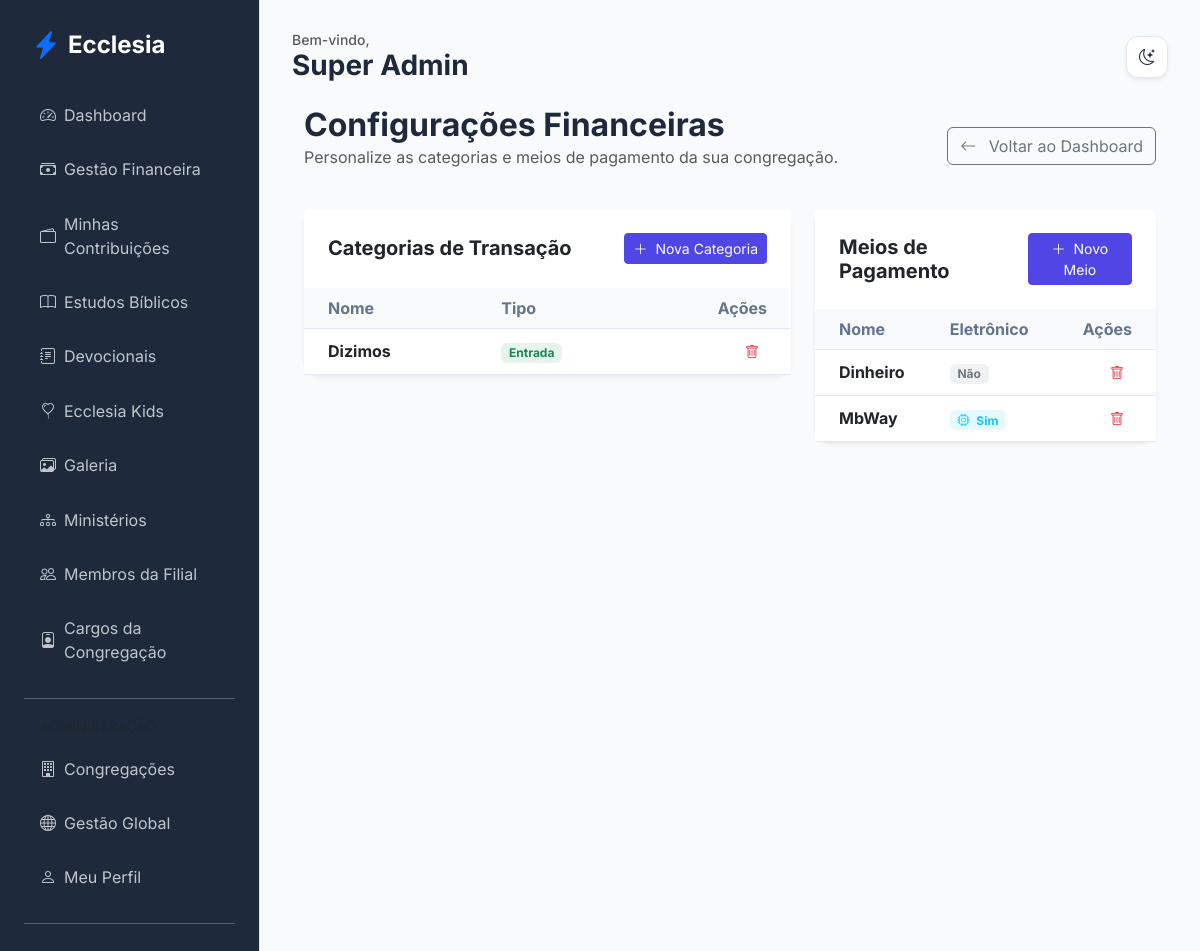
Page /finance/settings (signed in) on the earlier database version.
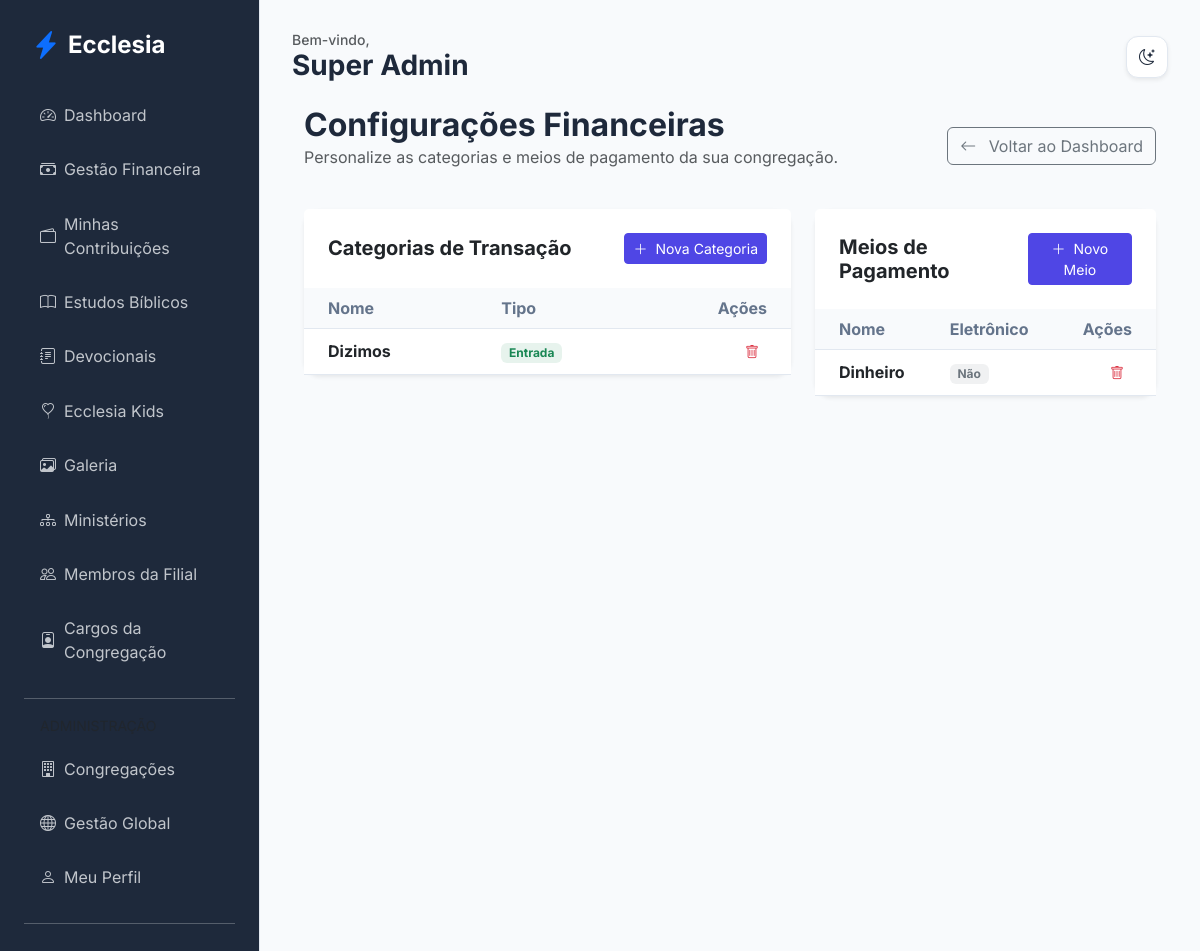
Same page on the later database version.
### app/core/models.py (models this page shows)
class TransactionCategory(db.Model):
    id = db.Column(db.Integer, primary_key=True)
    name = db.Column(db.String(100), nullable=False)
    type = db.Column(db.String(10), nullable=False) # income, expense
    church_id = db.Column(db.Integer, db.ForeignKey('church.id'), nullable=False)
    is_active = db.Column(db.Boolean, default=True)
    church = db.relationship('Church', backref='transaction_categories')

class PaymentMethod(db.Model):
    id = db.Column(db.Integer, primary_key=True)
    name = db.Column(db.String(100), nullable=False)
    is_electronic = db.Column(db.Boolean, default=False) # Tag para lógica fiscal
    church_id = db.Column(db.Integer, db.ForeignKey('church.id'), nullable=False)
    is_active = db.Column(db.Boolean, default=True)
    church = db.relationship('Church', backref='payment_methods')

### app/modules/finance/routes.py (the view, shortened to what this page needs)
@finance_bp.route('/settings', methods=['GET', 'POST'])
@login_required
def manage_settings():
    if not can_manage_finance():
        flash('Acesso negado.', 'danger')
        return redirect(url_for('finance.dashboard'))
    categories = TransactionCategory.query.filter_by(church_id=current_user.church_id, is_active=True).all()
    payment_methods = PaymentMethod.query.filter_by(church_id=current_user.church_id, is_active=True).all()
    return render_template('finance/settings.html', categories=categories, payment_methods=payment_methods)

### app/modules/finance/routes.py (called while the page is built)
def can_manage_finance():
    return current_user.can_manage_finance or (current_user.church_role and current_user.church_role.name in ['Administrador Global', 'Pastor Líder', 'Tesoureiro'])

### app/templates/finance/settings.html (shortened to what the changed rows need)
{% extends "base.html" %}
{% block content %}
<div class="container-fluid">
    <div class="d-flex justify-content-between align-items-center mb-4">
        <div>
            <h2 class="fw-bold mb-0">Configurações Financeiras</h2>
        </div>
    </div>
    <div class="row g-4">
        <div class="col-lg-7">
            <div class="card border-0 shadow-sm">
                <div class="card-body p-0">
                    <div class="table-responsive">
                        <table class="table table-hover align-middle mb-0">
                            <thead class="bg-light">
                                <tr>
                                    <th class="px-4">Nome</th>
                                    <th>Tipo</th>
                                    <th class="text-end px-4">Ações</th>
                                </tr>
                            </thead>
                            <tbody>
                                {% for cat in categories %}
                                <tr>
                                    <td class="px-4 fw-bold">{{ cat.name }}</td>
                                    <td>
                                        <span class="badge bg-{{ 'success' if cat.type == 'income' else 'danger' }} bg-opacity-10 text-{{ 'success' if cat.type == 'income' else 'danger' }}">
                                            {{ 'Entrada' if cat.type == 'income' else 'Saída' }}
                                        </span>
                                    </td>
                                    <td class="text-end px-4">
                                        <form action="{{ url_for('finance.delete_category', id=cat.id) }}" method="POST" class="d-inline">
                                            <button type="submit" class="btn btn-sm btn-outline-danger border-0" onclick="return confirm('Desativar esta categoria?')">
                                                <i class="bi bi-trash"></i>
                                            </button>
                                        </form>
                                    </td>
                                </tr>
                                {% else %}
                                <tr><td colspan="3" class="text-center py-4 text-muted">Nenhuma categoria cadastrada.</td></tr>
                                {% endfor %}
                            </tbody>
                        </table>
                    </div>
                </div>
            </div>
        </div>
        <div class="col-lg-5">
            <div class="card border-0 shadow-sm">
                <div class="card-body p-0">
                    <div class="table-responsive">
                        <table class="table table-hover align-middle mb-0">
                            <thead class="bg-light">
                                <tr>
                                    <th class="px-4">Nome</th>
                                    <th>Eletrônico</th>
                                    <th class="text-end px-4">Ações</th>
                                </tr>
                            </thead>
                            <tbody>
                                {% for method in payment_methods %}
                                <tr>
                                    <td class="px-4 fw-bold">{{ method.name }}</td>
                                    <td>
                                        {% if method.is_electronic %}
                                        <span class="badge bg-info bg-opacity-10 text-info"><i class="bi bi-cpu me-1"></i> Sim</span>
                                        {% else %}
                                        <span class="badge bg-secondary bg-opacity-10 text-secondary">Não</span>
                                        {% endif %}
                                    </td>
                                    <td class="text-end px-4">
                                        <form action="{{ url_for('finance.delete_payment_method', id=method.id) }}" method="POST" class="d-inline">
                                            <button type="submit" class="btn btn-sm btn-outline-danger border-0" onclick="return confirm('Desativar este meio de pagamento?')">
                                                <i class="bi bi-trash"></i>
                                            </button>
                                        </form>
                                    </td>
                                </tr>
                                {% else %}
                                <tr><td colspan="3" class="text-center py-4 text-muted">Nenhum meio de pagamento cadastrado.</td></tr>
                                {% endfor %}
                            </tbody>
                        </table>
                    </div>
                </div>
            </div>
        </div>
    </div>
</div>
{% endblock %}

Differences in the rows shown:
removed PaymentMethod: name "MbWay", is_electronic True (drawn)
